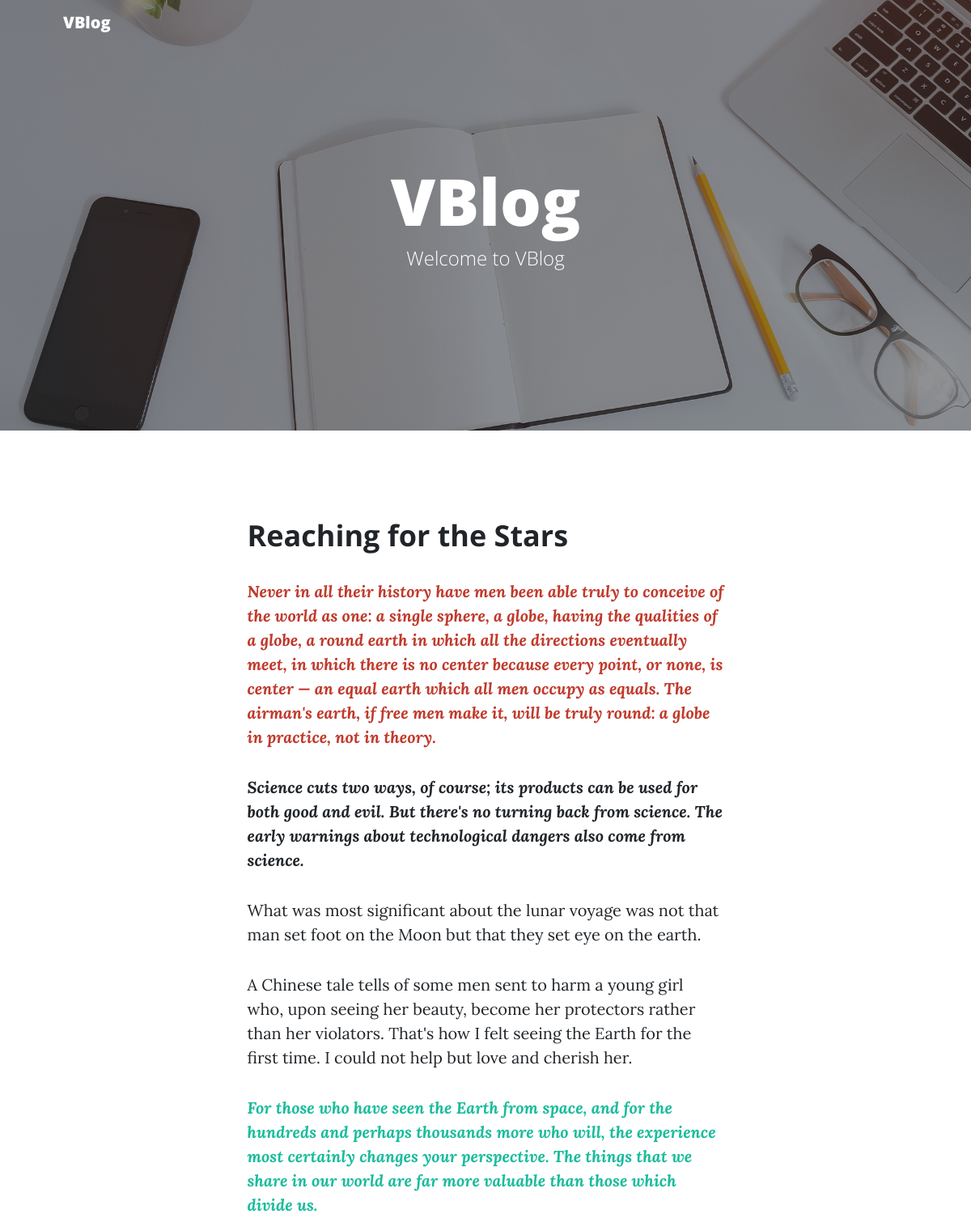
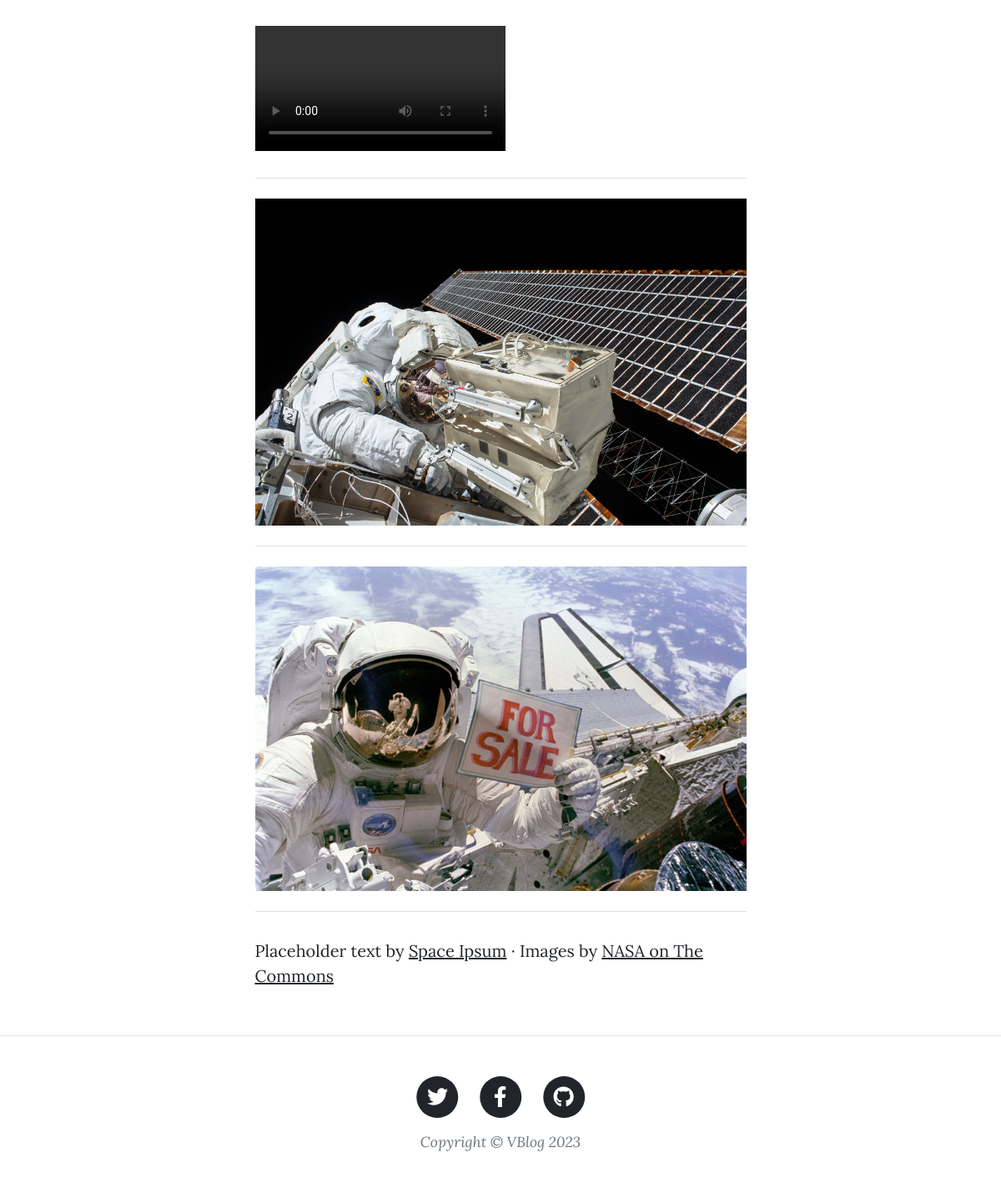
Page /details/2/ on the committed database (2 pictures, top to bottom).
### main_app/models.py (models this page shows, shortened)
class Post(models.Model):
    STATUS_CHOICES = (
        (0, 'Draft'),
        (1, 'Publish'),
    )
    title = models.CharField(max_length=200)
    author = models.CharField(max_length=100)
    updated_on = models.DateTimeField(auto_now=True)
    content = models.TextField()
    created_on = models.DateTimeField(auto_now_add=True)
    video = models.FileField(
        upload_to='videos/',
        null=True,
        blank=True,
        validators=[
            FileExtensionValidator(allowed_extensions=['mp4', 'avi', 'mov', 'mkv']),
            validate_video_size,
        ]
    )
    status = models.IntegerField(choices=STATUS_CHOICES, default=0)

class Image(models.Model):
    post = models.ForeignKey(Post, on_delete=models.CASCADE)
    image = models.ImageField(upload_to='images/')

### main_app/views.py (the view)
# urls.py: path('details/<int:pk>/', details, name='details'),    # Add other URL patterns if needed
def details(request, pk):
    post = get_object_or_404(Post, pk=pk)
    return render(request, 'details.html', {'post': post})

### templates/details.html (shortened to what this page needs)
{% extends 'base.html' %}
{% load static %}
{% block content %}
    <article class="mb-4">
        <div class="container px-4 px-lg-5">
            <div class="row gx-4 gx-lg-5 justify-content-center">
                <div class="col-md-10 col-lg-8 col-xl-7">
                    <h2 class="section-heading">{{ post.title }}</h2>
                    {{ post.content|safe }}
                    {% if post.video %}
                        <div class="embed-responsive embed-responsive-21by9">
                            <video class="embed-responsive-item img-fluid" controls>
                                <source src="{{ post.video.url }}" type="video/mp4">
                            </video>
                        </div>
                    {% endif %}
                    <hr class="my-4"/>
                    {% for image in post.image_set.all %}
                        <a href="#!"><img class="img-fluid" src="{{ image.image.url }}" alt="..."/></a>
                        <hr class="my-4"/>
                    {% endfor %}
                    <p>
                        Placeholder text by
                        <a href="http://spaceipsum.com/">Space Ipsum</a>
                        &middot; Images by
                        <a href="https://www.flickr.com/photos/nasacommons/">NASA on The Commons</a>
                    </p>
                </div>
            </div>
        </div>
    </article>
{% endblock %}

### rows in the picture
Post: title "Reaching for the Stars", content "Never in all their history have men been able truly to conceive of the world as one: a single sphere, a globe, having the qualities of a globe, a round earth in which all the directions eventually meet, in which there is no center because every point, or none, is center — an equal earth which all men occupy as equals. The airman's earth, if free men make it, will be truly round: a globe in practice, not in theory. Science cuts two ways, of course; its products can be used for both good and evil. But there's no turning back from science. The early warnings about technological dangers also come from science. What was most significant about the lunar voyage was not that man set foot on the…"
Image: image (picture)
Image: image (picture)
